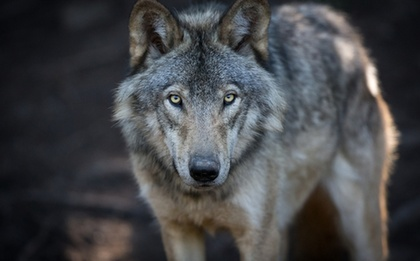
%> input picture lobo.jpg, 420 x 261 px, shrunk from 958 x 596 before the run
$ octave compresion-nivel-de-gris.m   (GNU Octave 9; MATLAB toolbox functions it lacks are replaced by stand-ins)
%> lines starting %> are read from the running program, lines starting %| are printed output that depends on the picture; in (x1, y1, x2, y2) boxes, pixels count from 0 and x2, y2 are one past the last pixel; in counts of white or black regions, pixels touching at a corner belong together; the program's own positions count from 1
clc,clear,close all
imagen=imread('lobo.jpg');
%> imagen is the input picture: size 261x420x3 uint8; mean R, G, B 69.5, 70.4, 72.9
grises=rgb2gray(imagen);
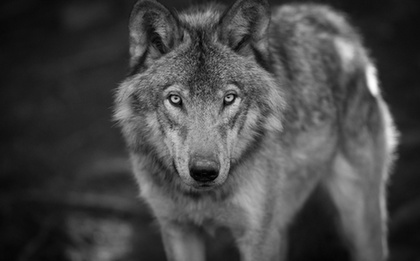
%> grises: size 261x420 uint8; min 0, max 252, mean 70.4
imshow(grises)
gris=zeros(size(grises));
tam=size(gris);
%> tam = [261 420]
for k=7:-1:1
    valor=256/2^k;
    for i=1:tam(1)
        for j=1:tam(2)
            c=mod(grises(i,j),valor);
            gris(i,j)=grises(i,j)-c;
        end
    end
figure,imshow(gris/255)
end
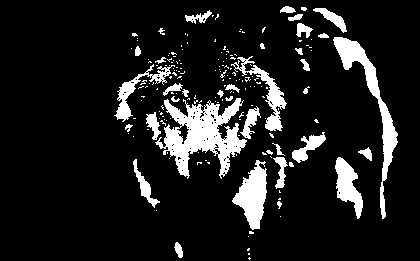
%> gris: size 261x420 double; values 0 (black) and 128 (white), 11.7% white; 182 white regions (144 under 20 px), largest, box (x1, y1, x2, y2) and area: (155, 98, 247, 179) 3422, (333, 37, 398, 219) 1935, (232, 160, 267, 230) 1329
